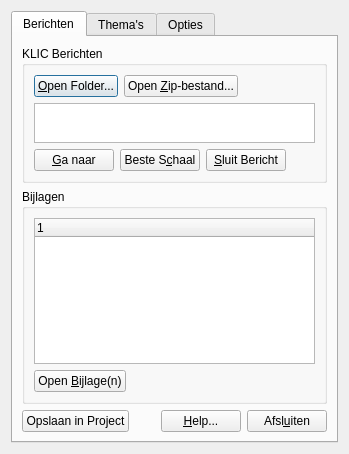
<?xml version="1.0" encoding="UTF-8"?>
<ui version="4.0">
 <class>B4UdigNL</class>
 <widget class="QDialog" name="B4UdigNL">
  <property name="geometry">
   <rect>
    <x>0</x>
    <y>0</y>
    <width>324</width>
    <height>432</height>
   </rect>
  </property>
  <property name="focusPolicy">
   <enum>Qt::StrongFocus</enum>
  </property>
  <property name="windowTitle">
   <string>KLIC Viewer</string>
  </property>
  <layout class="QVBoxLayout" name="verticalLayout">
   <item>
    <widget class="QTabWidget" name="tabWidget">
     <property name="enabled">
      <bool>true</bool>
     </property>
     <property name="autoFillBackground">
      <bool>false</bool>
     </property>
     <property name="currentIndex">
      <number>0</number>
     </property>
     <property name="elideMode">
      <enum>Qt::ElideNone</enum>
     </property>
     <widget class="QWidget" name="messageTab">
      <attribute name="title">
       <string>Berichten</string>
      </attribute>
      <layout class="QVBoxLayout" name="verticalLayout_4">
       <item>
        <widget class="QGroupBox" name="messageBox">
         <property name="title">
          <string>KLIC Berichten</string>
         </property>
         <layout class="QGridLayout" name="gridLayout">
          <item row="0" column="0">
           <layout class="QHBoxLayout" name="horizontalLayout">
            <item>
             <widget class="QPushButton" name="openMsgButton">
              <property name="text">
               <string>&amp;Open Folder...</string>
              </property>
             </widget>
            </item>
            <item>
             <widget class="QPushButton" name="openArchiveButton">
              <property name="text">
               <string>Open &amp;Zip-bestand...</string>
              </property>
             </widget>
            </item>
            <item>
             <spacer name="horizontalSpacer">
              <property name="orientation">
               <enum>Qt::Horizontal</enum>
              </property>
              <property name="sizeHint" stdset="0">
               <size>
                <width>68</width>
                <height>20</height>
               </size>
              </property>
             </spacer>
            </item>
           </layout>
          </item>
          <item row="1" column="0">
           <widget class="QListWidget" name="msgListWidget">
            <property name="minimumSize">
             <size>
              <width>100</width>
              <height>40</height>
             </size>
            </property>
            <property name="maximumSize">
             <size>
              <width>16777215</width>
              <height>60</height>
             </size>
            </property>
           </widget>
          </item>
          <item row="2" column="0">
           <layout class="QHBoxLayout" name="horizontalLayout_2">
            <item>
             <widget class="QPushButton" name="gotoButton">
              <property name="text">
               <string>&amp;Ga naar</string>
              </property>
             </widget>
            </item>
            <item>
             <widget class="QPushButton" name="bestScaleButton">
              <property name="text">
               <string>Beste S&amp;chaal</string>
              </property>
             </widget>
            </item>
            <item>
             <widget class="QPushButton" name="removeMsgButton">
              <property name="text">
               <string>&amp;Sluit Bericht</string>
              </property>
             </widget>
            </item>
            <item>
             <spacer name="horizontalSpacer_3">
              <property name="orientation">
               <enum>Qt::Horizontal</enum>
              </property>
              <property name="sizeHint" stdset="0">
               <size>
                <width>78</width>
                <height>20</height>
               </size>
              </property>
             </spacer>
            </item>
           </layout>
          </item>
         </layout>
        </widget>
       </item>
       <item>
        <widget class="QGroupBox" name="additionsBox">
         <property name="maximumSize">
          <size>
           <width>16777215</width>
           <height>300</height>
          </size>
         </property>
         <property name="title">
          <string>Bijlagen</string>
         </property>
         <layout class="QGridLayout" name="gridLayout_2">
          <item row="0" column="0">
           <widget class="QTreeWidget" name="treeWidget">
            <property name="minimumSize">
             <size>
              <width>100</width>
              <height>100</height>
             </size>
            </property>
            <property name="maximumSize">
             <size>
              <width>16777215</width>
              <height>250</height>
             </size>
            </property>
            <property name="selectionMode">
             <enum>QAbstractItemView::MultiSelection</enum>
            </property>
            <column>
             <property name="text">
              <string notr="true">1</string>
             </property>
            </column>
           </widget>
          </item>
          <item row="1" column="0">
           <layout class="QHBoxLayout" name="horizontalLayout_3">
            <item>
             <widget class="QPushButton" name="openDocButton">
              <property name="text">
               <string>Open &amp;Bijlage(n)</string>
              </property>
             </widget>
            </item>
            <item>
             <spacer name="horizontalSpacer_4">
              <property name="orientation">
               <enum>Qt::Horizontal</enum>
              </property>
              <property name="sizeHint" stdset="0">
               <size>
                <width>168</width>
                <height>17</height>
               </size>
              </property>
             </spacer>
            </item>
           </layout>
          </item>
         </layout>
        </widget>
       </item>
       <item>
        <spacer name="verticalSpacer_2">
         <property name="orientation">
          <enum>Qt::Vertical</enum>
         </property>
         <property name="sizeHint" stdset="0">
          <size>
           <width>17</width>
           <height>5</height>
          </size>
         </property>
        </spacer>
       </item>
       <item>
        <layout class="QHBoxLayout" name="horizontalLayout_4">
         <item>
          <widget class="QPushButton" name="saveButton">
           <property name="text">
            <string>Opslaan in Project</string>
           </property>
          </widget>
         </item>
         <item>
          <spacer name="horizontalSpacer_2">
           <property name="orientation">
            <enum>Qt::Horizontal</enum>
           </property>
           <property name="sizeHint" stdset="0">
            <size>
             <width>13</width>
             <height>20</height>
            </size>
           </property>
          </spacer>
         </item>
         <item>
          <widget class="QPushButton" name="helpButton">
           <property name="text">
            <string>&amp;Help...</string>
           </property>
          </widget>
         </item>
         <item>
          <widget class="QPushButton" name="closeButton">
           <property name="text">
            <string>Afsl&amp;uiten</string>
           </property>
          </widget>
         </item>
        </layout>
       </item>
      </layout>
     </widget>
     <widget class="QWidget" name="ThemesTab">
      <attribute name="title">
       <string>Thema's</string>
      </attribute>
      <layout class="QGridLayout" name="gridLayout_3">
       <item row="0" column="0">
        <layout class="QHBoxLayout" name="horizontalLayout_5">
         <item>
          <widget class="Line" name="line">
           <property name="minimumSize">
            <size>
             <width>40</width>
             <height>8</height>
            </size>
           </property>
           <property name="maximumSize">
            <size>
             <width>40</width>
             <height>8</height>
            </size>
           </property>
           <property name="styleSheet">
            <string notr="true">background-color: rgb(185, 185, 185);
color: rgb(0, 255, 0);</string>
           </property>
           <property name="frameShadow">
            <enum>QFrame::Plain</enum>
           </property>
           <property name="lineWidth">
            <number>6</number>
           </property>
           <property name="orientation">
            <enum>Qt::Horizontal</enum>
           </property>
          </widget>
         </item>
         <item>
          <widget class="QCheckBox" name="checkBoxData">
           <property name="text">
            <string>Datatransport</string>
           </property>
           <property name="tristate">
            <bool>true</bool>
           </property>
          </widget>
         </item>
        </layout>
       </item>
       <item row="0" column="1" rowspan="2">
        <widget class="QPushButton" name="refreshButton">
         <property name="text">
          <string>&amp;Ververs</string>
         </property>
        </widget>
       </item>
       <item row="1" column="0">
        <layout class="QHBoxLayout" name="horizontalLayout_6">
         <item>
          <widget class="Line" name="line_2">
           <property name="minimumSize">
            <size>
             <width>40</width>
             <height>8</height>
            </size>
           </property>
           <property name="maximumSize">
            <size>
             <width>40</width>
             <height>8</height>
            </size>
           </property>
           <property name="styleSheet">
            <string notr="true">background-color: rgb(185, 185, 185);
color: rgb(255, 215, 80);</string>
           </property>
           <property name="frameShadow">
            <enum>QFrame::Plain</enum>
           </property>
           <property name="lineWidth">
            <number>6</number>
           </property>
           <property name="orientation">
            <enum>Qt::Horizontal</enum>
           </property>
          </widget>
         </item>
         <item>
          <widget class="QCheckBox" name="checkBoxGas_low">
           <property name="text">
            <string>Gas lage druk</string>
           </property>
           <property name="tristate">
            <bool>true</bool>
           </property>
          </widget>
         </item>
        </layout>
       </item>
       <item row="2" column="0">
        <layout class="QHBoxLayout" name="horizontalLayout_7">
         <item>
          <widget class="Line" name="line_3">
           <property name="minimumSize">
            <size>
             <width>40</width>
             <height>8</height>
            </size>
           </property>
           <property name="maximumSize">
            <size>
             <width>40</width>
             <height>8</height>
            </size>
           </property>
           <property name="styleSheet">
            <string notr="true">background-color: rgb(185, 185, 185);
color: rgb(255, 175, 60);</string>
           </property>
           <property name="frameShadow">
            <enum>QFrame::Plain</enum>
           </property>
           <property name="lineWidth">
            <number>6</number>
           </property>
           <property name="orientation">
            <enum>Qt::Horizontal</enum>
           </property>
          </widget>
         </item>
         <item>
          <widget class="QCheckBox" name="checkBoxGas_high">
           <property name="text">
            <string>Gas hoge druk</string>
           </property>
           <property name="tristate">
            <bool>true</bool>
           </property>
          </widget>
         </item>
        </layout>
       </item>
       <item row="3" column="0" colspan="2">
        <layout class="QHBoxLayout" name="horizontalLayout_8">
         <item>
          <widget class="Line" name="line_4">
           <property name="minimumSize">
            <size>
             <width>40</width>
             <height>8</height>
            </size>
           </property>
           <property name="maximumSize">
            <size>
             <width>40</width>
             <height>8</height>
            </size>
           </property>
           <property name="styleSheet">
            <string notr="true">background-color: rgb(185, 185, 185);
color: rgb(255, 127, 0);</string>
           </property>
           <property name="frameShadow">
            <enum>QFrame::Plain</enum>
           </property>
           <property name="lineWidth">
            <number>6</number>
           </property>
           <property name="orientation">
            <enum>Qt::Horizontal</enum>
           </property>
          </widget>
         </item>
         <item>
          <widget class="QCheckBox" name="checkBoxDanger">
           <property name="text">
            <string>Buisleiding gevaarlijke inhoud</string>
           </property>
           <property name="tristate">
            <bool>true</bool>
           </property>
          </widget>
         </item>
        </layout>
       </item>
       <item row="4" column="0" colspan="2">
        <layout class="QHBoxLayout" name="horizontalLayout_20">
         <item>
          <widget class="Line" name="line_5">
           <property name="minimumSize">
            <size>
             <width>40</width>
             <height>8</height>
            </size>
           </property>
           <property name="maximumSize">
            <size>
             <width>40</width>
             <height>8</height>
            </size>
           </property>
           <property name="styleSheet">
            <string notr="true">background-color: rgb(185, 185, 185);
color: rgb(255, 0, 0);</string>
           </property>
           <property name="frameShadow">
            <enum>QFrame::Plain</enum>
           </property>
           <property name="lineWidth">
            <number>6</number>
           </property>
           <property name="orientation">
            <enum>Qt::Horizontal</enum>
           </property>
          </widget>
         </item>
         <item>
          <widget class="QCheckBox" name="checkBoxElec_land">
           <property name="text">
            <string>Electriciteit landelijk  hoogspanningsnet</string>
           </property>
           <property name="tristate">
            <bool>true</bool>
           </property>
          </widget>
         </item>
        </layout>
       </item>
       <item row="5" column="0">
        <layout class="QHBoxLayout" name="horizontalLayout_11">
         <item>
          <widget class="Line" name="line_6">
           <property name="minimumSize">
            <size>
             <width>40</width>
             <height>8</height>
            </size>
           </property>
           <property name="maximumSize">
            <size>
             <width>40</width>
             <height>8</height>
            </size>
           </property>
           <property name="styleSheet">
            <string notr="true">background-color: rgb(185, 185, 185);
color: rgb(255, 0, 0);</string>
           </property>
           <property name="frameShadow">
            <enum>QFrame::Plain</enum>
           </property>
           <property name="lineWidth">
            <number>6</number>
           </property>
           <property name="orientation">
            <enum>Qt::Horizontal</enum>
           </property>
          </widget>
         </item>
         <item>
          <widget class="QCheckBox" name="checkBoxElec_high">
           <property name="text">
            <string>Electriciteit hoogspanning</string>
           </property>
           <property name="tristate">
            <bool>true</bool>
           </property>
          </widget>
         </item>
        </layout>
       </item>
       <item row="6" column="0" colspan="2">
        <layout class="QHBoxLayout" name="horizontalLayout_10">
         <item>
          <widget class="Line" name="line_7">
           <property name="minimumSize">
            <size>
             <width>40</width>
             <height>8</height>
            </size>
           </property>
           <property name="maximumSize">
            <size>
             <width>40</width>
             <height>8</height>
            </size>
           </property>
           <property name="styleSheet">
            <string notr="true">background-color: rgb(185, 185, 185);
color: rgb(200, 0, 0);</string>
           </property>
           <property name="frameShadow">
            <enum>QFrame::Plain</enum>
           </property>
           <property name="lineWidth">
            <number>6</number>
           </property>
           <property name="orientation">
            <enum>Qt::Horizontal</enum>
           </property>
          </widget>
         </item>
         <item>
          <widget class="QCheckBox" name="checkBoxElec_mid">
           <property name="text">
            <string>Electriciteit middenspanning</string>
           </property>
           <property name="tristate">
            <bool>true</bool>
           </property>
          </widget>
         </item>
        </layout>
       </item>
       <item row="7" column="0">
        <layout class="QHBoxLayout" name="horizontalLayout_9">
         <item>
          <widget class="Line" name="line_8">
           <property name="minimumSize">
            <size>
             <width>40</width>
             <height>8</height>
            </size>
           </property>
           <property name="maximumSize">
            <size>
             <width>40</width>
             <height>8</height>
            </size>
           </property>
           <property name="styleSheet">
            <string notr="true">background-color: rgb(185, 185, 185);
color: rgb(150, 0, 0);</string>
           </property>
           <property name="frameShadow">
            <enum>QFrame::Plain</enum>
           </property>
           <property name="lineWidth">
            <number>6</number>
           </property>
           <property name="orientation">
            <enum>Qt::Horizontal</enum>
           </property>
          </widget>
         </item>
         <item>
          <widget class="QCheckBox" name="checkBoxElec_low">
           <property name="text">
            <string>Electriciteit laagspanning</string>
           </property>
           <property name="tristate">
            <bool>true</bool>
           </property>
          </widget>
         </item>
        </layout>
       </item>
       <item row="8" column="0">
        <layout class="QHBoxLayout" name="horizontalLayout_16">
         <item>
          <widget class="Line" name="line_9">
           <property name="minimumSize">
            <size>
             <width>40</width>
             <height>8</height>
            </size>
           </property>
           <property name="maximumSize">
            <size>
             <width>40</width>
             <height>8</height>
            </size>
           </property>
           <property name="styleSheet">
            <string notr="true">background-color: rgb(185, 185, 185);
color: rgb(182, 74, 0);</string>
           </property>
           <property name="frameShadow">
            <enum>QFrame::Plain</enum>
           </property>
           <property name="lineWidth">
            <number>6</number>
           </property>
           <property name="orientation">
            <enum>Qt::Horizontal</enum>
           </property>
          </widget>
         </item>
         <item>
          <widget class="QCheckBox" name="checkBoxChemical">
           <property name="text">
            <string>(Petro) chemie</string>
           </property>
           <property name="tristate">
            <bool>true</bool>
           </property>
          </widget>
         </item>
        </layout>
       </item>
       <item row="8" column="1">
        <widget class="QCheckBox" name="vectorCheckBox">
         <property name="text">
          <string>Vector</string>
         </property>
        </widget>
       </item>
       <item row="9" column="0">
        <layout class="QHBoxLayout" name="horizontalLayout_12">
         <item>
          <widget class="Line" name="line_10">
           <property name="minimumSize">
            <size>
             <width>40</width>
             <height>8</height>
            </size>
           </property>
           <property name="maximumSize">
            <size>
             <width>40</width>
             <height>8</height>
            </size>
           </property>
           <property name="styleSheet">
            <string notr="true">background-color: rgb(185, 185, 185);
color: rgb(186, 56, 168);</string>
           </property>
           <property name="frameShadow">
            <enum>QFrame::Plain</enum>
           </property>
           <property name="lineWidth">
            <number>6</number>
           </property>
           <property name="orientation">
            <enum>Qt::Horizontal</enum>
           </property>
          </widget>
         </item>
         <item>
          <widget class="QCheckBox" name="checkBoxSewer_free">
           <property name="text">
            <string>Riool vrij verval</string>
           </property>
           <property name="tristate">
            <bool>true</bool>
           </property>
          </widget>
         </item>
        </layout>
       </item>
       <item row="9" column="1">
        <widget class="QCheckBox" name="rasterCheckBox">
         <property name="enabled">
          <bool>true</bool>
         </property>
         <property name="text">
          <string>Raster</string>
         </property>
        </widget>
       </item>
       <item row="10" column="0">
        <layout class="QHBoxLayout" name="horizontalLayout_13">
         <item>
          <widget class="Line" name="line_11">
           <property name="minimumSize">
            <size>
             <width>40</width>
             <height>8</height>
            </size>
           </property>
           <property name="maximumSize">
            <size>
             <width>40</width>
             <height>8</height>
            </size>
           </property>
           <property name="styleSheet">
            <string notr="true">background-color: rgb(185, 185, 185);
color: rgb(128, 0, 128);</string>
           </property>
           <property name="frameShadow">
            <enum>QFrame::Plain</enum>
           </property>
           <property name="lineWidth">
            <number>6</number>
           </property>
           <property name="orientation">
            <enum>Qt::Horizontal</enum>
           </property>
          </widget>
         </item>
         <item>
          <widget class="QCheckBox" name="checkBoxSewer_pressure">
           <property name="text">
            <string>Riool onder druk</string>
           </property>
           <property name="tristate">
            <bool>true</bool>
           </property>
          </widget>
         </item>
        </layout>
       </item>
       <item row="11" column="0">
        <layout class="QHBoxLayout" name="horizontalLayout_14">
         <item>
          <widget class="Line" name="line_12">
           <property name="minimumSize">
            <size>
             <width>40</width>
             <height>8</height>
            </size>
           </property>
           <property name="maximumSize">
            <size>
             <width>40</width>
             <height>8</height>
            </size>
           </property>
           <property name="styleSheet">
            <string notr="true">background-color: rgb(185, 185, 185);
color: rgb(0, 128, 128);</string>
           </property>
           <property name="frameShadow">
            <enum>QFrame::Plain</enum>
           </property>
           <property name="lineWidth">
            <number>6</number>
           </property>
           <property name="orientation">
            <enum>Qt::Horizontal</enum>
           </property>
          </widget>
         </item>
         <item>
          <widget class="QCheckBox" name="checkBoxHeat">
           <property name="text">
            <string>Warmte</string>
           </property>
           <property name="tristate">
            <bool>true</bool>
           </property>
          </widget>
         </item>
        </layout>
       </item>
       <item row="11" column="1">
        <widget class="QCheckBox" name="annotationCheckBox">
         <property name="text">
          <string>Annotatie</string>
         </property>
         <property name="tristate">
          <bool>true</bool>
         </property>
        </widget>
       </item>
       <item row="12" column="0">
        <layout class="QHBoxLayout" name="horizontalLayout_15">
         <item>
          <widget class="Line" name="line_13">
           <property name="minimumSize">
            <size>
             <width>40</width>
             <height>8</height>
            </size>
           </property>
           <property name="maximumSize">
            <size>
             <width>40</width>
             <height>8</height>
            </size>
           </property>
           <property name="styleSheet">
            <string notr="true">background-color: rgb(185, 185, 185);
color: rgb(0, 0, 255);</string>
           </property>
           <property name="frameShadow">
            <enum>QFrame::Plain</enum>
           </property>
           <property name="lineWidth">
            <number>6</number>
           </property>
           <property name="orientation">
            <enum>Qt::Horizontal</enum>
           </property>
          </widget>
         </item>
         <item>
          <widget class="QCheckBox" name="checkBoxWater">
           <property name="text">
            <string>Water </string>
           </property>
           <property name="tristate">
            <bool>true</bool>
           </property>
          </widget>
         </item>
        </layout>
       </item>
       <item row="12" column="1">
        <widget class="QCheckBox" name="dimensioningCheckBox">
         <property name="text">
          <string>Maatvoering</string>
         </property>
         <property name="tristate">
          <bool>true</bool>
         </property>
        </widget>
       </item>
       <item row="13" column="0">
        <layout class="QHBoxLayout" name="horizontalLayout_17">
         <item>
          <widget class="Line" name="line_14">
           <property name="minimumSize">
            <size>
             <width>40</width>
             <height>8</height>
            </size>
           </property>
           <property name="maximumSize">
            <size>
             <width>40</width>
             <height>8</height>
            </size>
           </property>
           <property name="styleSheet">
            <string notr="true">background-color: rgb(185, 185, 185);
color: rgb(145, 138, 111);</string>
           </property>
           <property name="frameShadow">
            <enum>QFrame::Plain</enum>
           </property>
           <property name="lineWidth">
            <number>6</number>
           </property>
           <property name="orientation">
            <enum>Qt::Horizontal</enum>
           </property>
          </widget>
         </item>
         <item>
          <widget class="QCheckBox" name="checkBoxOrphan">
           <property name="text">
            <string>Wees</string>
           </property>
           <property name="tristate">
            <bool>true</bool>
           </property>
          </widget>
         </item>
        </layout>
       </item>
       <item row="13" column="1">
        <widget class="QCheckBox" name="locationCheckBox">
         <property name="text">
          <string>Ligging</string>
         </property>
         <property name="tristate">
          <bool>true</bool>
         </property>
        </widget>
       </item>
       <item row="14" column="0">
        <layout class="QHBoxLayout" name="horizontalLayout_18">
         <item>
          <widget class="Line" name="line_15">
           <property name="minimumSize">
            <size>
             <width>40</width>
             <height>8</height>
            </size>
           </property>
           <property name="maximumSize">
            <size>
             <width>40</width>
             <height>8</height>
            </size>
           </property>
           <property name="styleSheet">
            <string notr="true">background-color: rgb(185, 185, 185);
color: rgb(111, 92, 16);</string>
           </property>
           <property name="frameShadow">
            <enum>QFrame::Plain</enum>
           </property>
           <property name="lineWidth">
            <number>6</number>
           </property>
           <property name="orientation">
            <enum>Qt::Horizontal</enum>
           </property>
          </widget>
         </item>
         <item>
          <widget class="QCheckBox" name="checkBoxOther">
           <property name="text">
            <string>Overig</string>
           </property>
           <property name="tristate">
            <bool>true</bool>
           </property>
          </widget>
         </item>
        </layout>
       </item>
       <item row="14" column="1">
        <widget class="QCheckBox" name="topoCheckBox">
         <property name="text">
          <string>Topo</string>
         </property>
         <property name="tristate">
          <bool>true</bool>
         </property>
        </widget>
       </item>
      </layout>
     </widget>
     <widget class="QWidget" name="tab">
      <attribute name="title">
       <string>Opties</string>
      </attribute>
      <layout class="QVBoxLayout" name="verticalLayout_3">
       <item>
        <widget class="QGroupBox" name="groupBox">
         <property name="title">
          <string>KLIC Berichten</string>
         </property>
         <layout class="QVBoxLayout" name="verticalLayout_2">
          <item>
           <layout class="QHBoxLayout" name="horizontalLayout_19">
            <item>
             <widget class="QPushButton" name="optionMsgDirButton">
              <property name="minimumSize">
               <size>
                <width>0</width>
                <height>0</height>
               </size>
              </property>
              <property name="text">
               <string>Standaard folder...</string>
              </property>
             </widget>
            </item>
            <item>
             <spacer name="horizontalSpacer_6">
              <property name="orientation">
               <enum>Qt::Horizontal</enum>
              </property>
              <property name="sizeHint" stdset="0">
               <size>
                <width>40</width>
                <height>20</height>
               </size>
              </property>
             </spacer>
            </item>
           </layout>
          </item>
          <item>
           <widget class="QTextEdit" name="textEditDirPreffered">
            <property name="minimumSize">
             <size>
              <width>20</width>
              <height>20</height>
             </size>
            </property>
            <property name="maximumSize">
             <size>
              <width>1000</width>
              <height>100</height>
             </size>
            </property>
            <property name="baseSize">
             <size>
              <width>200</width>
              <height>40</height>
             </size>
            </property>
            <property name="verticalScrollBarPolicy">
             <enum>Qt::ScrollBarAlwaysOff</enum>
            </property>
            <property name="lineWrapMode">
             <enum>QTextEdit::NoWrap</enum>
            </property>
            <property name="readOnly">
             <bool>true</bool>
            </property>
           </widget>
          </item>
         </layout>
        </widget>
       </item>
       <item>
        <spacer name="verticalSpacer_3">
         <property name="orientation">
          <enum>Qt::Vertical</enum>
         </property>
         <property name="sizeHint" stdset="0">
          <size>
           <width>20</width>
           <height>318</height>
          </size>
         </property>
        </spacer>
       </item>
      </layout>
     </widget>
    </widget>
   </item>
  </layout>
 </widget>
 <resources/>
 <connections/>
</ui>
